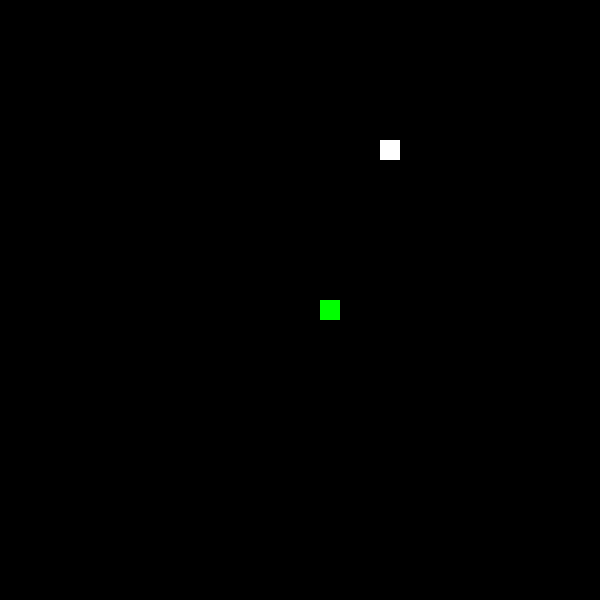
Frame 1 (no input)
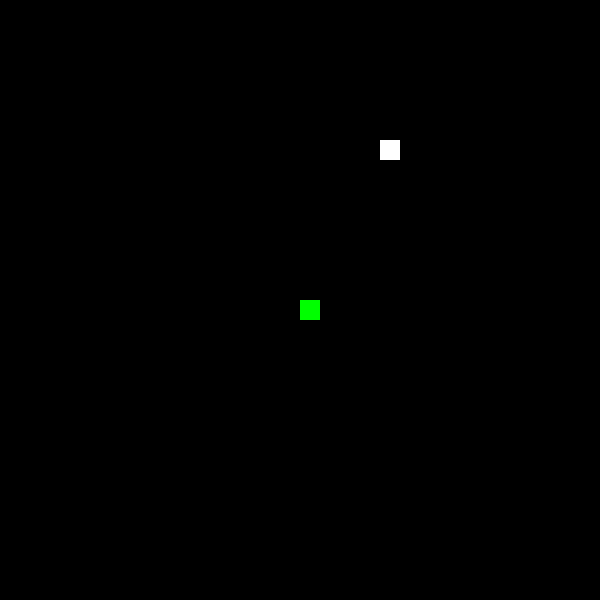
Frame 60 (the mouse pressed at the canvas centre just before this capture)
Frame 120 (the mouse held since frame 60 and released just before this capture): identical to frame 60, image omitted

The Processing sketch that drew these frames (run headless with seeded random() and noise(); from frame 60 on, the mouse is pressed at the canvas centre):

// Processing sketch: snakeGame
// ── snakeGame.pde
Apple a;
Snake s;
int boxSize = 20, score = 0;
boolean dead = false;

void setup() {
  size(600,600);
  frameRate(25);
  textAlign(CENTER);
  textSize(100);
  background(0);
  noStroke();
  a = new Apple(boxSize);
  s = new Snake(boxSize);
}

void draw() {
  background(0);
  if (!dead) {
    a.update();
    s.update();
  } else {
    text(score, width/2, height/2);
  }
}

void keyPressed() {
  if (!dead) {
    if (key == 'd') s.direct(0);
    else if (key == 'w') s.direct(1);
    else if (key == 'a') s.direct(2);
    else if (key == 's') s.direct(3);
  } else {
    if (key == ' ') dead = false; 
  }
}

public class Apple {
  
  private PVector pos;
  private int size;
  
  public Apple(int size) {
    pos = new PVector(int(random(width)),int(random(height)));
    this.size = size;
    pos.x -= pos.x%size;
    pos.y -= pos.y%size;
  }
  
  public void update() {
    fill(255);
    rect(pos.x,pos.y,size,size);
  }
  
  public PVector getPos() {
    return pos;
  }
}

public class Snake {

  private ArrayList<PVector> posList;
  private int size, frames = 0, facing; //0 = right, 1 = up, 2 = left, 3 = down
  private boolean toGrow;

  public Snake(int size) {
    posList = new ArrayList<PVector>();
    this.size = size;
    posList.add(new PVector(300, 300));
    facing = 0;
    toGrow = false;
  }

  public void update() {
    if (!dead) {
      fill(0, 255, 0);
      move(facing);
      if (frames < 0) frames = 0;
      for (PVector p : posList) {
        rect(p.x, p.y, size, size);
        if (PVector.dist(p,a.getPos()) < 3) grow();
        if (PVector.dist(posList.get(0),p) < 20 && !p.equals(posList.get(0))) die();
      }
    }
  }

  public void move(int f) {
    PVector pos;
    PVector head = new PVector(posList.get(0).x, posList.get(0).y);
    if (f == 0) pos = new PVector(head.x+size, head.y);
    else if (f == 1) pos = new PVector(head.x, head.y-size);
    else if (f == 2) pos = new PVector(head.x-size, head.y);
    else pos = new PVector(head.x, head.y+size);
    posList.add(0, checkOut(pos));
    if (!toGrow) {
      posList.remove(posList.size()-1);
    } else {
      toGrow = false;
    }
    frames--;
  }

  public void direct(int f) {
    if (abs(facing-f) != 2 && frames == 0) {
      facing = f;
      frames = 1;
    }
  }

  public PVector checkOut(PVector pos) {
    if (pos.x == -size) pos.x = width-size;
    if (pos.x == width) pos.x = 0;
    if (pos.y == -size) pos.y = height-size;
    if (pos.y == width) pos.y = 0;
    return pos;
  }

  public void grow() {
    a = new Apple(size);
    score++;
    toGrow = true;
  }

  public void die() {
    dead = true;
    a = new Apple(size);
    s = new Snake(size);
  }
}
